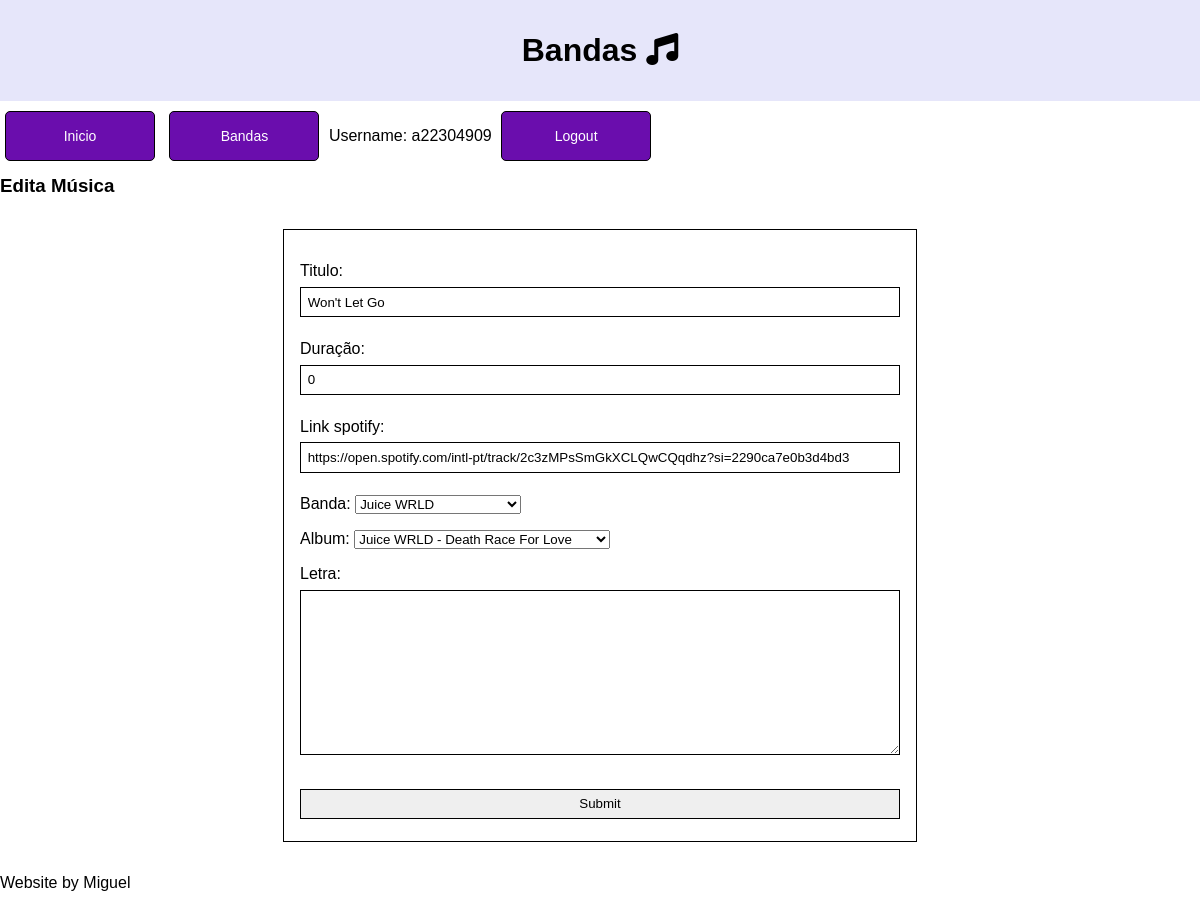
The page /bandas/musica/1/edita (signed in) on the database its author committed.
### bandas/models.py (models this page shows, shortened)
class Musica (models.Model):
    titulo = models.CharField(max_length = 100)
    duracao = models.CharField(max_length = 10 , verbose_name = 'Duração', default = "0")
    link_spotify = models.URLField(max_length = 200, null = True, blank=True)
    banda = models.ForeignKey(Banda, on_delete = models.CASCADE, related_name = 'musicas')
    album = models.ForeignKey(Album, on_delete = models.CASCADE, related_name = 'musicas')
    letra = models.TextField(default='', null=True, blank=True)

### bandas/views.py (the view)
# urls.py: path('musica/<int:musica_id>/edita', views.edita_musica_view,name="edita_musica"),
@login_required
def edita_musica_view(request, musica_id):
    musica = Musica.objects.get(id=musica_id)
    album_id = musica.album.id
    if request.POST:
        form = MusicaForm(request.POST or None, instance = musica) # Passa a instância da música existente
        if form.is_valid():
            form.save()
            return redirect('bandas:album',album_id=album_id)
    else:
        form = MusicaForm(instance=musica)  # cria formulário com dados da instância
    context = {'form': form, 'musica': musica}
    return render(request, 'bandas/edita_musica.html', context)

### bandas/forms.py
class MusicaForm(forms.ModelForm):
  class Meta:
    model = Musica        # classe para a qual é o formulário
    fields = '__all__'   # inclui no form todos os campos da classe.

### bandas/models.py (called while the page is built)
    def __str__(self):
        return f'{self.nome}'

    def __str__(self):
        return f'{self.banda} - {self.titulo}'

### bandas/templates/bandas/edita_musica.html (shortened to what this page needs)
{% extends 'bandas/layout.html' %}
{% block content %}
    <h3>Edita Música</h3>
    <form action="{% url 'bandas:edita_musica' musica.id %}" method="post" enctype='multipart/form-data'>
      {{ form.as_p }}
      <input type="submit">
    </form>
{% endblock %}

### bandas/templates/bandas/layout.html (shortened to what this page needs)
<!DOCTYPE html>
<html lang="en">
<head>
    {% load static %}
    <link rel="stylesheet" href="{% static 'bandas/estilos.css' %}">
</head>
<body>
    <div class="grid">
        <header>
            <h1>Bandas <i class="fa-solid fa-music"></i></h1>
        </header>
        <nav>
            <a href="{% url 'portfolio:index' %}"><button class="importante">Inicio</button></a>
            <a href="{% url 'bandas:bandas_index' %}"><button class="importante">Bandas</button></a>
            {% if request.user.is_authenticated %}
                Username: {{ request.user.username }}
                <a href="{% url 'autenticacao:logout' %}"><button class="importante">Logout</button></a>
            {% else %}
                <a href="{% url 'autenticacao:login' %}"><button class="importante">Login</button></a>
            {% endif %}
        </nav>
        <main>
            {% block content %}
            {% endblock %}
        </main>
        <footer>
            <p>Website by Miguel</p>
        </footer>
    </div>
</body>
</html>

### bandas/static/bandas/estilos.css (style rules this page uses)
body { background-color: #ffffff; color: #000000; font-family: Arial, sans-serif; margin: 0; padding: 0; }
header { background-color: #e6e6fa; color: #000000; padding: 1em; margin: 0 0 5px 0; text-align: center; width: 100%; box-sizing: border-box; }
h1, h2, h3, h4, h5, h6 { color: #000000; margin: 0.5em 0; }
p { color: #000000; margin: 1em 0; }
a { color: #7b68ee; text-decoration: none; }
button { background-color: #e6e6fa; color: #000000; border: 1px solid #000000; padding: 0.5em 1em; cursor: pointer; transition: background-color 0.3s ease, color 0.3s ease; width: 150px; height: 50px; border-radius: 5px; display: inline-flex; align-items: center; justify-content: center; text-align: center; margin: 5px; font-size: 14px; }
button.importante { background-color: #6a0dad; color: #ffffff; }
input, textarea { border: 1px solid #000000; padding: 0.5em; margin: 0.5em 0; width: 100%; box-sizing: border-box; }
form { max-width: 600px; margin: 2em auto; padding: 1em; background-color: #ffffff; border: 1px solid #000000; }

### rows shown on the page
Musica: titulo "Won't Let Go", duracao "0", link_spotify "https://open.spotify.com/intl-pt/track/2c3zMPsSmGkXCLQwCQqdhz?si=2290ca7e0b3d4bd3", banda "Juice WRLD", album "Juice WRLD - Death Race For Love"

### other values the page prints
{{ request.user.username }} "a22304909"
